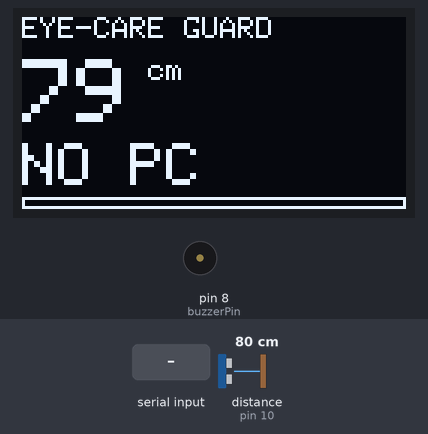
This sketch was run on a simulated Arduino Uno, built with avr-gcc and run on an emulated ATmega328P. Shown: 128×64 one-colour display, buzzer (waves = sounding, pin HIGH). Wiring (inferred from the names in the program): ultrasonic range finder: trigger pin 9; echo pin 10. The test bench sets the inputs (shaded band); at power-on: distance to the obstacle (sensor on pin 10) 80 cm. The echo pulse lasts 58.3 µs per cm; pins used as bus, display or sensor lines are not drawn; what the sketch prints to the serial monitor is not drawn.

Above: at 2.0 s.
2.1 s: "F:1\n" received over Serial
At 3.2 s:
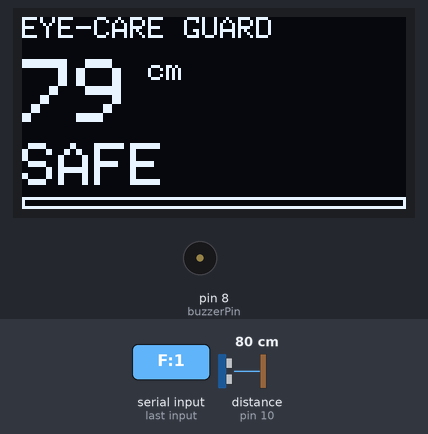
5.1 s: "F:0\n" received over Serial
At 5.7 s:
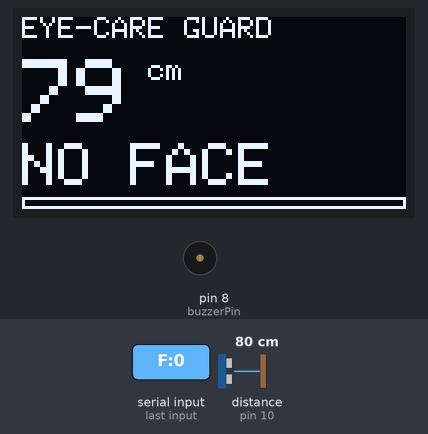
8.1 s: distance to the obstacle (sensor on pin 10) set to 2 cm
At 9.8 s:
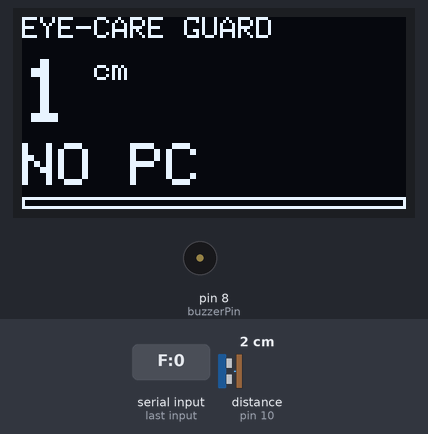
10.0 s: "F:1\n" received over Serial
At 10.38 s:
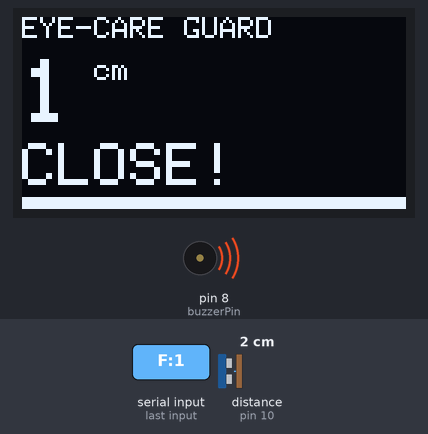
12.2 s: distance to the obstacle (sensor on pin 10) set to 4 cm
At 12.7 s:
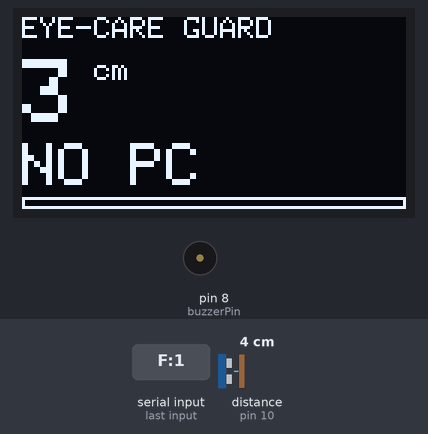
15.2 s: "F:0\n" received over Serial
At 15.8 s:
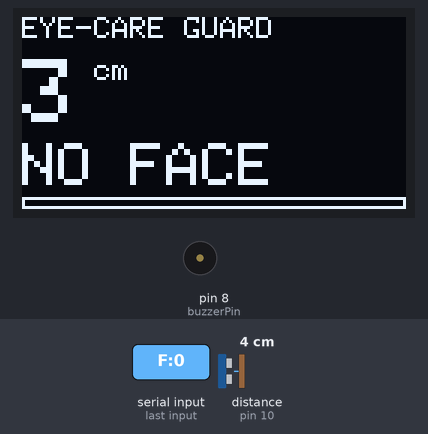
Timing chart, 0 to 18.2 s (numbered marks = the images above; inputs shaded):
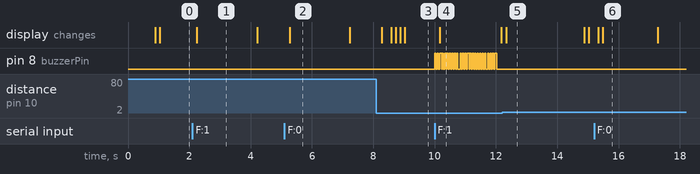

The sketch:

eye_guard.ino
```cpp
/*
 * Smart Eye-Care Guard v5 (sensor + camera face check)
 * Sensor distance mape. Camera (PC) bole face ache kina.
 * Face na thakle sob kichu SAFE dhora hoy.
 * 42cm+ = SAFE | 42-30cm = NEAR | <=30cm = CLOSE (buzzer)
 * <20cm warm light = Python-e hoy
 */
#include <Wire.h>
#include <Adafruit_GFX.h>
#include <Adafruit_SSD1306.h>

const int trigPin   = 9;
const int echoPin   = 10;
const int buzzerPin = 8;     // OLED: SDA = A4, SCL = A5

#define SCREEN_WIDTH 128
#define SCREEN_HEIGHT 64
#define OLED_ADDR 0x3C
Adafruit_SSD1306 display(SCREEN_WIDTH, SCREEN_HEIGHT, &Wire, -1);
bool oledOK = false;

const int SAFE_DIST  = 42;
const int CLOSE_DIST = 30;
const int FAST_DIST  = 15;
const int GAP_SLOW   = 1000;
const int GAP_FAST   = 80;
const int BEEP_LEN   = 40;

const unsigned long MEASURE_INTERVAL = 60;
const unsigned long DISPLAY_INTERVAL = 150;
const unsigned long SEND_INTERVAL    = 100;
const unsigned long PC_TIMEOUT       = 2000;  // PC theke khobor na ashle sensor-only mode

int readings[3] = {999, 999, 999};
byte readIdx = 0;
int distance = 999;

bool faceOK = true;
unsigned long lastFaceMsg = 0;
char rxBuf[8];
byte rxN = 0;

bool buzzerOn = false;
unsigned long lastBeep = 0, lastMeasure = 0, lastDisplay = 0, lastSend = 0;

int measureDistance() {
  digitalWrite(trigPin, LOW);
  delayMicroseconds(2);
  digitalWrite(trigPin, HIGH);
  delayMicroseconds(10);
  digitalWrite(trigPin, LOW);
  long duration = pulseIn(echoPin, HIGH, 30000UL);
  if (duration == 0) return 999;
  return (int)(duration * 0.0343 / 2);
}

int median3(int a, int b, int c) {
  if ((a >= b && a <= c) || (a <= b && a >= c)) return a;
  if ((b >= a && b <= c) || (b <= a && b >= c)) return b;
  return c;
}

// PC theke "F:1" (face ache) ba "F:0" (face nai) pore
void readPC(unsigned long now) {
  while (Serial.available()) {
    char c = Serial.read();
    if (c == '\n') {
      rxBuf[rxN] = 0;
      if (rxBuf[0] == 'F' && rxBuf[1] == ':') {
        faceOK = (rxBuf[2] == '1');
        lastFaceMsg = now;
      }
      rxN = 0;
    } else if (c != '\r' && rxN < sizeof(rxBuf) - 1) {
      rxBuf[rxN++] = c;
    }
  }
}

bool pcAlive(unsigned long now) {
  return lastFaceMsg != 0 && (now - lastFaceMsg) < PC_TIMEOUT;
}

// PC (EyeCare.exe) na thakle ba face na thakle 999 (SAFE, buzzer chup)
int effectiveDistance(unsigned long now) {
  if (!pcAlive(now)) return 999;
  if (!faceOK) return 999;
  return distance;
}

void updateBuzzer(unsigned long now) {
  int dist = effectiveDistance(now);
  if (dist > 0 && dist <= CLOSE_DIST) {
    int d = constrain(dist, FAST_DIST, CLOSE_DIST);
    unsigned long gap = map(d, FAST_DIST, CLOSE_DIST, GAP_FAST, GAP_SLOW);
    if (!buzzerOn && now - lastBeep >= gap) {
      digitalWrite(buzzerPin, HIGH);
      buzzerOn = true;
      lastBeep = now;
    }
  }
  if (buzzerOn && now - lastBeep >= BEEP_LEN) {
    digitalWrite(buzzerPin, LOW);
    buzzerOn = false;
  }
}

void drawDisplay(unsigned long now) {
  int dist = effectiveDistance(now);
  bool noPC   = !pcAlive(now);
  bool noFace = pcAlive(now) && !faceOK;

  display.clearDisplay();
  display.setTextColor(SSD1306_WHITE);

  display.setTextSize(1);
  display.setCursor(0, 0);
  display.print(F("EYE-CARE GUARD"));

  display.setTextSize(3);
  display.setCursor(0, 14);
  if (distance >= 400) display.print(F("--"));
  else display.print(distance);
  display.setTextSize(1);
  display.print(F(" cm"));

  display.setTextSize(2);
  display.setCursor(0, 42);
  if (noPC)                        display.print(F("NO PC"));
  else if (noFace)                 display.print(F("NO FACE"));
  else if (dist <= CLOSE_DIST)     display.print(F("CLOSE!"));
  else if (dist < SAFE_DIST)       display.print(F("NEAR"));
  else                             display.print(F("SAFE"));

  display.drawRect(0, 60, 128, 4, SSD1306_WHITE);
  if (dist < SAFE_DIST) {
    int d = constrain(dist, CLOSE_DIST, SAFE_DIST);
    int w = map(d, SAFE_DIST, CLOSE_DIST, 0, 128);
    display.fillRect(0, 60, w, 4, SSD1306_WHITE);
  }
  display.display();
}

void setup() {
  Serial.begin(9600);
  pinMode(trigPin, OUTPUT);
  pinMode(echoPin, INPUT);
  pinMode(buzzerPin, OUTPUT);
  digitalWrite(buzzerPin, LOW);

  oledOK = display.begin(SSD1306_SWITCHCAPVCC, OLED_ADDR);
  if (oledOK) {
    Wire.setClock(400000);
    display.clearDisplay();
    display.setTextColor(SSD1306_WHITE);
    display.setTextSize(1);
    display.setCursor(0, 24);
    display.print(F("Eye-Care Guard ready"));
    display.display();
    delay(800);
  }
}

void loop() {
  unsigned long now = millis();

  readPC(now);

  if (now - lastMeasure >= MEASURE_INTERVAL) {
    lastMeasure = now;
    readings[readIdx] = measureDistance();
    readIdx = (readIdx + 1) % 3;
    distance = median3(readings[0], readings[1], readings[2]);
  }

  updateBuzzer(now);

  if (oledOK && now - lastDisplay >= DISPLAY_INTERVAL) {
    lastDisplay = now;
    drawDisplay(now);
  }

  if (now - lastSend >= SEND_INTERVAL) {
    lastSend = now;
    Serial.print(F("DIST:"));
    Serial.println(distance);
  }
}
```

Measured:
- after the input at 2.1 s, the display: changes after 0.15 s (image 1)
- after the input at 5.1 s, the display: changes after 0.18 s (image 2)
- after the input at 8.1 s, the display: changes after 0.18 s (image 3)
- after the input at 10.0 s, pin 8 (buzzerPin): LOW → HIGH at once, then repeats every 0.64 s: LOW 0.04 s, HIGH 0.04 s, LOW 0.04 s, HIGH 0.07 s, LOW 0.01 s, HIGH 0.04 s, LOW 0.04 s, HIGH 0.06 s, LOW 0.02 s, HIGH 0.04 s, LOW 0.04 s, HIGH 0.05 s, LOW 0.03 s, HIGH 0.04 s, LOW 0.04 s, HIGH 0.04 s; the display: changes after 0.16 s (image 4)
- after the input at 12.2 s, the display: changes after 0.13 s (image 5)
- after the input at 15.2 s, the display: first changes after 0.13 s (image 6 shows a later state)
- what the display in image 1 shows lasts 2.0 s, from 2.2 s to 4.2 s
